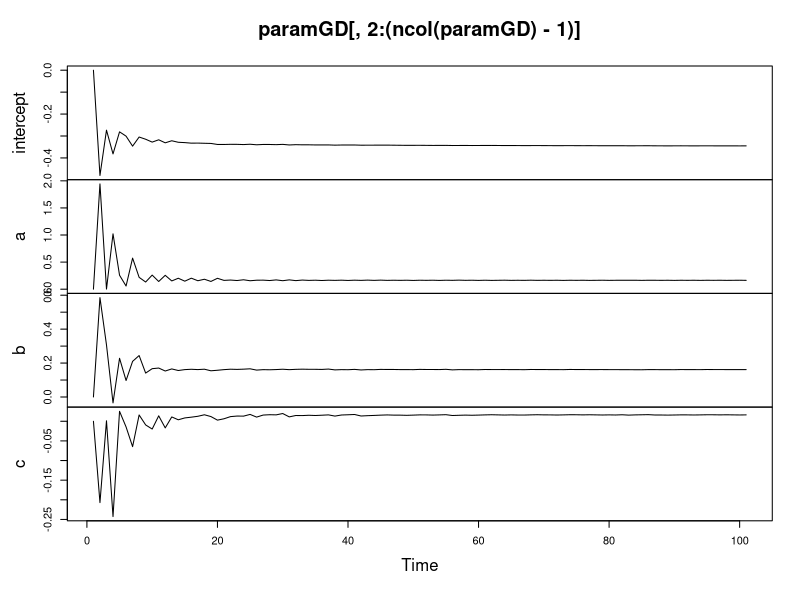
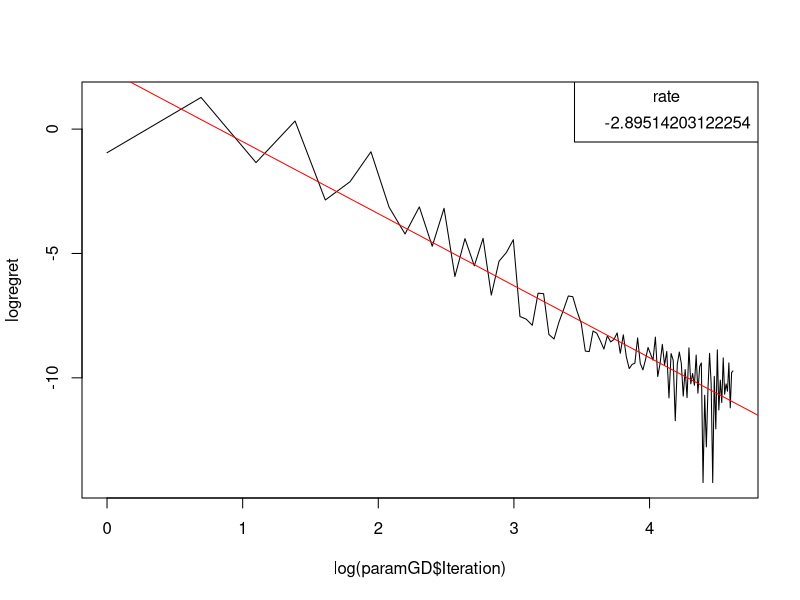

Here is the R script that generated these plots, in order:


#--------------------------------------------- Linear SVM ----------------------------------------------#

# Cost function: regularized hinge loss

hingereg <- function(x, a, b,lambda){
  threshold <- (a %*% x) * b
  cost <- 1- (a  %*% x) * b
  cost[threshold >= 1] <- 0
  return(lambda*mean(cost)+t(x)%*%x/2)
}

# The corresponding gradient

gradreg <- function(x, a, b,lambda) {
  
  threshold <- b * (a %*% x) # define hard-margin SVM
  gradient <- - b* a
  gradient[threshold >= 1] <- 0
  return(as.numeric(lambda*colMeans(gradient)+x))
}  

average <- function(x){
  2*colSums(x*(1:nrow(x)))/(nrow(x)*(nrow(x)+1))
}   
# Batch Gradient Descent with learning rate 2/t

GD <- function(a, b, init,iters, cost,  grad, lambda) {
  
  param <- data.frame(matrix(nrow = iters + 1, ncol = length(init) + 1))
  colnames(param) <- c(colnames(a), "Loss")
  param[1, ] <- c(c( init), cost( init, a, b,lambda))
  
  for (i in 1:iters) {
    eta <- 2/(i+1)   # 2/sqrt(i+1) play with the learning rate
    param[i + 1, 1:length(init)] <- as.numeric(param[i, 1:length(init)]) - eta * grad(as.numeric(param[i, 1:length(init)]), as.matrix(a), b, lambda)
    param[i + 1, length(init) + 1] <- cost(as.numeric(param[i+1, 1:length(init)]), as.matrix(a), b,lambda)
  }
  
  cat("Final cost: ", sprintf("%10.07f", param[nrow(param), ncol(param)]), "\n", sep = "")
  cat("Parameters:", as.numeric(param[nrow(param), 1:length(init) ]), sep = " ")
  
  param <- cbind(Iteration = 1:nrow(param), param)

  return(param)
  
}



######################################### Model Building & Evaluation ######################################


# Explanatory variables and intercept in the design matrix
a <- data.frame(intercept= rep(1,100),
                a = rnorm(n = 100) * 5,
                b = rnorm(n = 100) * 3 + 1,
                c = rnorm(n = 100) * 2 + 2)

# Setting up a perfect relationship (linear problem) with +1 or -1 for classes
b <- 2 * as.integer(((a[, 2] * 2) + (a[, 3] * 3) + (a[, 4] * 4)) > 20) - 1



# Add column names and intercept
colnames(a) <- c("intercept", "a", "b", "c")
a <- as.matrix(a)

# Gradient Descent applied with inital value 0
start_time <- Sys.time()
paramGD <- GD(a = a,
          b = b,
          init = rep(0, 4),
          iters = 100,  # Play with the number of iterations
          cost = hingereg,
          grad = gradreg,
          lambda = 1) # Play with the regularization parameter
end_time <- Sys.time()
end_time - start_time
# Convergence of the algorithm

plot.ts(paramGD[, 2:(ncol(paramGD) - 1)])

# Rate of convergence in a log-log plot

regret <- paramGD$Loss-min(paramGD$Loss)
logregret <- log(pmax(regret, min(regret[regret>0]))) 
plot(log(paramGD$Iteration),logregret,type="l")

# Estimation of the rate of convergence

reg<-lm(logregret~  log(paramGD$Iteration))
abline(reg, col= "red")
legend("topright",  legend =as.numeric(reg$coefficients[2]), title= "rate")

